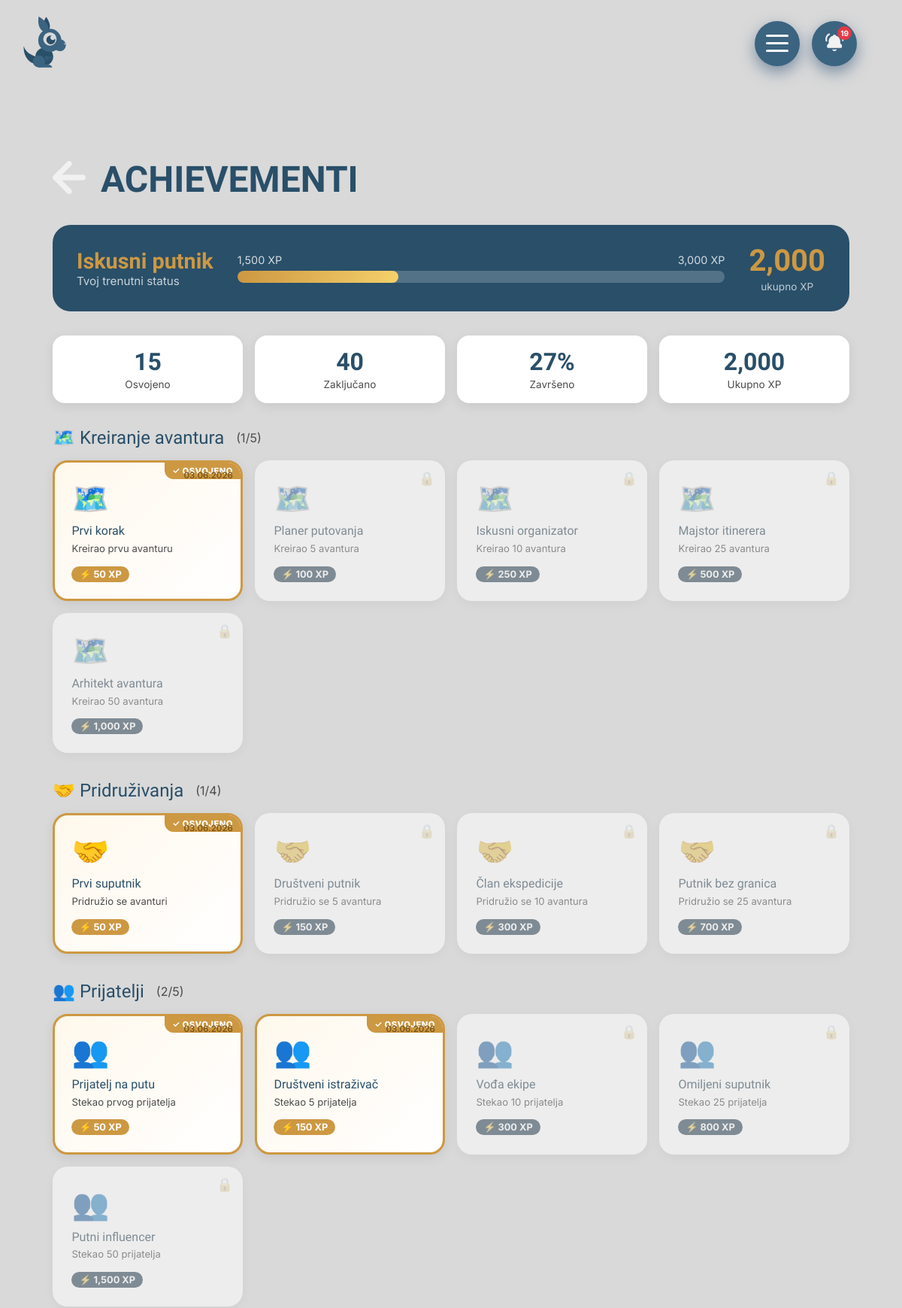
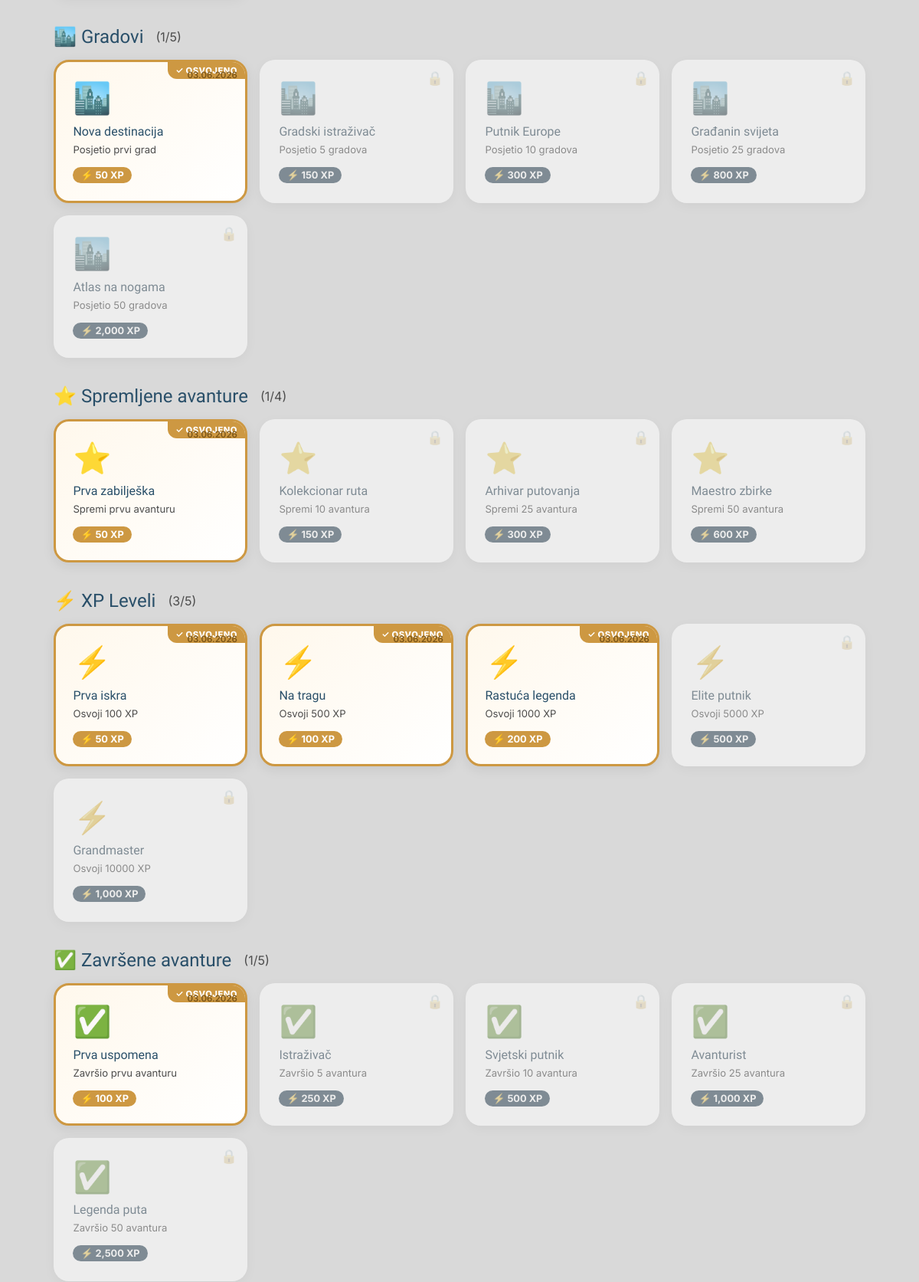
The app's page /achievements.php (signed in, upper part) with its own data (2 pictures, top to bottom).
### tables this page shows
CREATE TABLE `users` (
  `id` int(10) UNSIGNED NOT NULL,
  `ime` varchar(100) NOT NULL,
  `prezime` varchar(100) NOT NULL,
  `email` varchar(150) NOT NULL,
  `password_hash` varchar(255) NOT NULL,
  `is_verified` tinyint(1) NOT NULL DEFAULT 0,
  `verification_token_hash` varchar(255) DEFAULT NULL,
  `verification_expires_at` datetime DEFAULT NULL,
  `verified_at` datetime DEFAULT NULL,
  `reset_token_hash` varchar(255) DEFAULT NULL,
  `reset_expires_at` datetime DEFAULT NULL,
  `last_login_at` datetime DEFAULT NULL,
  `korisnicko_ime` varchar(100) DEFAULT NULL,
  `bio` text DEFAULT NULL,
  `idealno_putovanje` varchar(50) DEFAULT NULL,
  `budget` varchar(50) DEFAULT NULL,
  `putuje_s_kim` varchar(50) DEFAULT NULL,
  `profilna_slika` varchar(255) DEFAULT NULL,
  `created_at` timestamp NOT NULL DEFAULT current_timestamp(),
  `updated_at` timestamp NOT NULL DEFAULT current_timestamp() ON UPDATE current_timestamp(),
  `title` varchar(100) DEFAULT 'Dnevni sanjar',
  `total_xp` int(11) DEFAULT 0
);

CREATE TABLE `user_achievements` (
  `id` int(11) NOT NULL,
  `user_id` int(11) NOT NULL,
  `achievement_id` int(11) NOT NULL,
  `earned_at` datetime DEFAULT current_timestamp()
);

CREATE TABLE `achievements` (
  `id` int(11) NOT NULL,
  `code` varchar(100) DEFAULT NULL,
  `name` varchar(100) DEFAULT NULL,
  `description` text DEFAULT NULL,
  `icon` varchar(255) DEFAULT NULL,
  `xp_reward` int(11) DEFAULT 0
);

### achievements.php (the view, shortened to what this page needs)
<?php
require_once 'auth_helpers.php';
$user_id = (int)$_SESSION['user_id'];
$stmt = $pdo->prepare("
    SELECT a.*,
           ua.earned_at,
           CASE WHEN ua.id IS NOT NULL THEN 1 ELSE 0 END AS earned
    FROM achievements a
    LEFT JOIN user_achievements ua ON ua.achievement_id = a.id AND ua.user_id = ?
    ORDER BY earned DESC, a.xp_reward ASC
");
$stmt->execute([$user_id]);
$achievements = $stmt->fetchAll(PDO::FETCH_ASSOC);
$total = count($achievements);
$earned = count(array_filter($achievements, fn($a) => $a['earned']));
$stmt = $pdo->prepare("SELECT total_xp, title FROM users WHERE id = ?");
$stmt->execute([$user_id]);
$userStats = $stmt->fetch(PDO::FETCH_ASSOC);
$categories = [
    'ADV'    => ['name' => 'Kreiranje avantura', 'icon' => '🗺️'],
    'COMP'   => ['name' => 'Završene avanture',  'icon' => '✅'],
    'JOIN'   => ['name' => 'Pridruživanja',       'icon' => '🤝'],
    'FRIEND' => ['name' => 'Prijatelji',          'icon' => '👥'],
    'KM'     => ['name' => 'Kilometri',           'icon' => '📍'],
    'CITY'   => ['name' => 'Gradovi',             'icon' => '🏙️'],
    'GROUP'  => ['name' => 'Grupna putovanja',    'icon' => '🧳'],
    'SAVE'   => ['name' => 'Spremljene avanture', 'icon' => '⭐'],
    'XP'     => ['name' => 'XP Leveli',           'icon' => '⚡'],
    'OTHER'  => ['name' => 'Posebni',             'icon' => '🏆'],
];
$grouped = [];
foreach ($achievements as $a) {
    $prefix = explode('_', $a['code'])[0];
    $cat = isset($categories[$prefix]) ? $prefix : 'OTHER';
    $grouped[$cat][] = $a;
}
?>
<!DOCTYPE html>
<html lang="hr">
<head>
    <link rel="stylesheet" href="css/main.css">
    <link rel="stylesheet" href="css/hamburger.css">
</head>
<body class="achievements-page">
<?php include 'nav.php'; ?>
<div class="achievements-wrap">
    <div class="achievements-header">
        <a href="profil.php" class="notif-back-btn transition-link">
            <img src="media/svg/prevBtn.svg" alt="Nazad">
        </a>
        <h1>ACHIEVEMENTI</h1>
    </div>
    <?php
    $xp = (int)($userStats['total_xp'] ?? 0);
    $title = $userStats['title'] ?? 'Dnevni sanjar';
    $levels = [0, 100, 300, 700, 1500, 3000, 5000, 8000, 12000, 18000, 25000];
    $nextLevel = 25000;
    $prevLevel = 0;
    foreach ($levels as $i => $level) {
        if ($xp < $level) {
            $nextLevel = $level;
            $prevLevel = $levels[$i - 1] ?? 0;
            break;
        }
    }
    $progress = $nextLevel > $prevLevel
        ? min(100, round(($xp - $prevLevel) / ($nextLevel - $prevLevel) * 100))
        : 100;
    ?>
    <div class="xp-bar-box">
        <div class="xp-bar-info">
            <h2><?= htmlspecialchars($title) ?></h2>
            <p>Tvoj trenutni status</p>
        </div>
        <div class="xp-bar-track">
            <div class="xp-bar-label">
                <span><?= number_format($prevLevel) ?> XP</span>
                <span><?= number_format($nextLevel) ?> XP</span>
            </div>
            <div class="xp-bar-bg">
                <div class="xp-bar-fill" style="width: <?= $progress ?>%"></div>
            </div>
        </div>
        <div class="xp-count">
            <strong><?= number_format($xp) ?></strong>
            <span>ukupno XP</span>
        </div>
    </div>
    <div class="achievements-summary">
        <div class="summary-pill">
            <strong><?= $earned ?></strong>
            <span>Osvojeno</span>
        </div>
        <div class="summary-pill">
            <strong><?= $total - $earned ?></strong>
            <span>Zaključano</span>
        </div>
        <div class="summary-pill">
            <strong><?= $total > 0 ? round($earned / $total * 100) : 0 ?>%</strong>
            <span>Završeno</span>
        </div>
        <div class="summary-pill">
            <strong><?= number_format($xp) ?></strong>
            <span>Ukupno XP</span>
        </div>
    </div>
    <?php foreach ($grouped as $prefix => $items): ?>
        <?php $cat = $categories[$prefix] ?? ['name' => 'Ostalo', 'icon' => '🏅']; ?>
        <div class="achievement-category">
            <div class="category-title">
                <?= $cat['icon'] ?> <?= htmlspecialchars($cat['name']) ?>
                <span style="font-size:1rem;color:var(--siva);font-family:var(--tekst);margin-left:8px;">
                    (<?= count(array_filter($items, fn($a) => $a['earned'])) ?>/<?= count($items) ?>)
                </span>
            </div>
            <div class="category-grid">
                <?php foreach ($items as $a): ?>
                <div class="achievement-card <?= $a['earned'] ? 'earned' : 'locked' ?>">
                    <?php if ($a['earned']): ?>
                        <div class="earned-badge">✓ OSVOJENO</div>
                        <span class="achievement-earned-date">
                            <?= date('d.m.Y', strtotime($a['earned_at'])) ?>
                        </span>
                    <?php else: ?>
                        <span class="achievement-lock-icon">🔒</span>
                    <?php endif; ?>
                    <span class="achievement-icon">
                        <?php
                        $icons = [
                            'ADV' => '🗺️', 'COMP' => '✅', 'JOIN' => '🤝',
                            'FRIEND' => '👥', 'KM' => '📍', 'CITY' => '🏙️',
                            'GROUP' => '🧳', 'SAVE' => '⭐', 'XP' => '⚡',
                        ];
                        $p = explode('_', $a['code'])[0];
                        echo $icons[$p] ?? '🏆';
                        ?>
                    </span>
                    <div class="achievement-name"><?= htmlspecialchars($a['name']) ?></div>
                    <div class="achievement-desc"><?= htmlspecialchars($a['description']) ?></div>
                    <span class="achievement-xp">⚡ <?= number_format($a['xp_reward']) ?> XP</span>
                </div>
                <?php endforeach; ?>
            </div>
        </div>
    <?php endforeach; ?>
</div>
</body>
</html>

### css/main.css (style rules this page uses)
*, *::before, *::after { box-sizing: border-box; margin: 0; padding: 0; font-family: "Inter"; }
:root { --tplava: #294F69; --plava: #3B6480; --smeda: #7C5618; --naran: #CD9842; --zelena: #3A5A40; --bez: #D9D9D9; --siva: #4C4C4C; --crna: #2F2F2F; --bijela: #F2F2F2; --naslov: "Sigmar", sans-serif; --tekst: "Inter", sans-serif; }
html, body { height: 100%; font-family: var(--tekst); background: #1a1a18; color: var(--crna); overflow-x: hidden; }
h1, h2, h3, h4, h5, h6 { font-family: var(--naslov); color: var(--crna); }

### achievements.php (style rules this page uses)
.achievements-page { min-height: 100vh; background: var(--bez); }
.achievements-wrap { max-width: 1100px; margin: 0 auto; padding: 100px 20px 60px; }
.achievements-header { display: flex; align-items: center; gap: 20px; margin-bottom: 32px; }
.achievements-header h1 { font-size: 3rem; color: var(--tplava); margin: 0; }
.xp-bar-box { background: var(--tplava); border-radius: 24px; padding: 1.5rem 2rem; margin-bottom: 32px; display: flex; align-items: center; gap: 2rem; flex-wrap: wrap; }
.xp-bar-info { color: white; }
.xp-bar-info h2 { color: var(--naran); font-size: 1.8rem; margin: 0; }
.xp-bar-info p { color: rgba(255,255,255,0.75); margin: 0; font-size: 0.95rem; }
.xp-bar-track { flex: 1; min-width: 200px; }
.xp-bar-label { display: flex; justify-content: space-between; color: rgba(255,255,255,0.8); font-size: 0.9rem; margin-bottom: 6px; }
.xp-bar-bg { height: 16px; background: rgba(255,255,255,0.2); border-radius: 999px; overflow: hidden; }
.xp-bar-fill { height: 100%; background: linear-gradient(90deg, var(--naran), #f5d06a); border-radius: 999px; transition: width 1s ease; }
.xp-count { color: white; text-align: center; }
.xp-count strong { display: block; font-size: 2.5rem; font-family: var(--naslov); color: var(--naran); }
.xp-count span { font-size: 0.85rem; opacity: 0.7; }
.achievements-summary { display: flex; gap: 16px; margin-bottom: 32px; flex-wrap: wrap; }
.summary-pill { background: white; border-radius: 16px; padding: 1rem 1.5rem; box-shadow: 0 4px 16px rgba(0,0,0,0.08); text-align: center; flex: 1; min-width: 120px; }
.summary-pill strong { display: block; font-size: 2rem; font-family: var(--naslov); color: var(--tplava); }
.summary-pill span { font-size: 0.85rem; color: var(--siva); }
.achievement-category { margin-bottom: 36px; }
.category-title { font-family: var(--naslov); color: var(--tplava); font-size: 1.5rem; margin-bottom: 16px; display: flex; align-items: center; gap: 8px; }
.category-grid { display: grid; grid-template-columns: repeat(auto-fill, minmax(200px, 1fr)); gap: 16px; }
.achievement-card { background: white; border-radius: 20px; padding: 1.4rem; box-shadow: 0 4px 16px rgba(0,0,0,0.08); border: 3px solid transparent; transition: all 0.25s ease; position: relative; overflow: hidden; }
.achievement-card.earned { border-color: var(--naran); background: linear-gradient(135deg, #fff8ec, #ffffff); }
.achievement-card.locked { opacity: 0.55; filter: grayscale(0.4); }
.achievement-icon { font-size: 2.5rem; margin-bottom: 0.6rem; display: block; }
.achievement-name { font-family: var(--naslov); color: var(--tplava); font-size: 1rem; margin-bottom: 0.3rem; line-height: 1.2; }
.achievement-desc { font-size: 0.82rem; color: var(--siva); margin-bottom: 0.8rem; line-height: 1.4; }
.achievement-xp { display: inline-flex; align-items: center; gap: 4px; background: var(--tplava); color: white; border-radius: 999px; padding: 3px 10px; font-size: 0.8rem; font-weight: 700; }
.achievement-card.earned .achievement-xp { background: var(--naran); }
.achievement-earned-date { position: absolute; top: 10px; right: 10px; font-size: 0.72rem; color: var(--smeda); font-weight: 600; }
.achievement-lock-icon { position: absolute; top: 10px; right: 10px; font-size: 1.1rem; opacity: 0.4; }
.earned-badge { position: absolute; top: 0; right: 0; background: var(--naran); color: white; font-size: 0.7rem; font-weight: 800; padding: 4px 10px; border-bottom-left-radius: 12px; letter-spacing: 0.5px; }

### records on screen
users: title "Iskusni putnik", total_xp "2,000"
user_achievements: earned_at "03.06.2026", achievement.code "🗺️", achievement.name "Prvi korak", achievement.description "Kreirao prvu avanturu", achievement.xp_reward "50"
achievements: code "🗺️", name "Planer putovanja", description "Kreirao 5 avantura", xp_reward "100"
achievements: code "🗺️", name "Iskusni organizator", description "Kreirao 10 avantura", xp_reward "250"
achievements: code "🗺️", name "Majstor itinerera", description "Kreirao 25 avantura", xp_reward "500"
achievements: code "🗺️", name "Arhitekt avantura", description "Kreirao 50 avantura", xp_reward "1,000"
user_achievements: earned_at "03.06.2026", achievement.code "🤝", achievement.name "Prvi suputnik", achievement.description "Pridružio se avanturi", achievement.xp_reward "50"
achievements: code "🤝", name "Društveni putnik", description "Pridružio se 5 avantura", xp_reward "150"
achievements: code "🤝", name "Član ekspedicije", description "Pridružio se 10 avantura", xp_reward "300"
achievements: code "🤝", name "Putnik bez granica", description "Pridružio se 25 avantura", xp_reward "700"
user_achievements: earned_at "03.06.2026", achievement.code "👥", achievement.name "Prijatelj na putu", achievement.description "Stekao prvog prijatelja", achievement.xp_reward "50"
user_achievements: earned_at "03.06.2026", achievement.code "👥", achievement.name "Društveni istraživač", achievement.description "Stekao 5 prijatelja", achievement.xp_reward "150"
achievements: code "👥", name "Vođa ekipe", description "Stekao 10 prijatelja", xp_reward "300"
achievements: code "👥", name "Omiljeni suputnik", description "Stekao 25 prijatelja", xp_reward "800"
achievements: code "👥", name "Putni influencer", description "Stekao 50 prijatelja", xp_reward "1,500"
user_achievements: earned_at "03.06.2026", achievement.code "🏙️", achievement.name "Nova destinacija", achievement.description "Posjetio prvi grad", achievement.xp_reward "50"
achievements: code "🏙️", name "Gradski istraživač", description "Posjetio 5 gradova", xp_reward "150"
achievements: code "🏙️", name "Putnik Europe", description "Posjetio 10 gradova", xp_reward "300"
achievements: code "🏙️", name "Građanin svijeta", description "Posjetio 25 gradova", xp_reward "800"
achievements: code "🏙️", name "Atlas na nogama", description "Posjetio 50 gradova", xp_reward "2,000"
user_achievements: earned_at "03.06.2026", achievement.code "⭐", achievement.name "Prva zabilješka", achievement.description "Spremi prvu avanturu", achievement.xp_reward "50"
achievements: code "⭐", name "Kolekcionar ruta", description "Spremi 10 avantura", xp_reward "150"
achievements: code "⭐", name "Arhivar putovanja", description "Spremi 25 avantura", xp_reward "300"
achievements: code "⭐", name "Maestro zbirke", description "Spremi 50 avantura", xp_reward "600"
user_achievements: earned_at "03.06.2026", achievement.code "⚡", achievement.name "Prva iskra", achievement.description "Osvoji 100 XP", achievement.xp_reward "50"
user_achievements: earned_at "03.06.2026", achievement.code "⚡", achievement.name "Na tragu", achievement.description "Osvoji 500 XP", achievement.xp_reward "100"
user_achievements: earned_at "03.06.2026", achievement.code "⚡", achievement.name "Rastuća legenda", achievement.description "Osvoji 1000 XP", achievement.xp_reward "200"
achievements: code "⚡", name "Elite putnik", description "Osvoji 5000 XP", xp_reward "500"
achievements: code "⚡", name "Grandmaster", description "Osvoji 10000 XP", xp_reward "1,000"
user_achievements: earned_at "03.06.2026", achievement.code "✅", achievement.name "Prva uspomena", achievement.description "Završio prvu avanturu", achievement.xp_reward "100"
achievements: code "✅", name "Istraživač", description "Završio 5 avantura", xp_reward "250"
achievements: code "✅", name "Svjetski putnik", description "Završio 10 avantura", xp_reward "500"
achievements: code "✅", name "Avanturist", description "Završio 25 avantura", xp_reward "1,000"
achievements: code "✅", name "Legenda puta", description "Završio 50 avantura", xp_reward "2,500"

### other values on screen
$notif_count "19"
$prevLevel "1,500"
$nextLevel "3,000"
$earned "15"
$total - $earned "40"
$earned / $total * 100 "27"
$cat['icon'] "🗺️"
$cat['name'] "Kreiranje avantura"
count(array_filter($items, fn($a) => $a['earned'])) "1"
count($items) "5"
$cat['icon'] "🤝"
$cat['name'] "Pridruživanja"
count($items) "4"
$cat['icon'] "👥"
$cat['name'] "Prijatelji"
